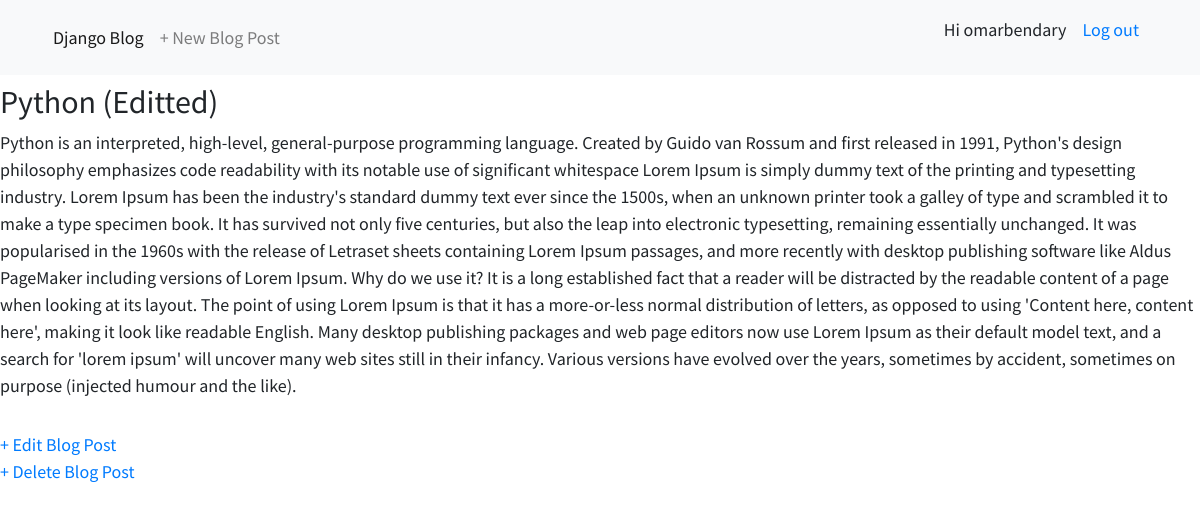
The app's page /post/1/ (signed in) with its own data.
### blog/models.py (models this page shows, shortened)
class Post(models.Model):
    title = models.CharField(max_length=200)
    author = models.ForeignKey("auth.User", on_delete=models.CASCADE)
    body = models.TextField()

### blog/views.py (the view)
# urls.py: path('post/<int:pk>/', BlogDetailView.as_view(), name='post_detail'),
class BlogDetailView(DetailView):
    model = Post
    template_name = 'post_detail.html'

### templates/post_detail.html
{% extends 'base.html' %}
{% block content %}
<div class="post-entry">
    <h2>
        {{post.title}}
    </h2>
    <p>
        {{post.body}}
    </p>
</div>
<a href="{% url 'post_edit' post.pk   %}">
    + Edit Blog Post
</a>
<br>
<a href="{% url 'post_delete' post.pk   %}">
    + Delete Blog Post
</a>
{% endblock content %}

### templates/base.html (shortened to what this page needs)
{% load static %}
<html>
<link rel="stylesheet" href="https://stackpath.bootstrapcdn.com/bootstrap/4.1.3/css/bootstrap.min.css"
>
<head>
    <link rel="stylesheet" href="{% static 'css/base.css' %}">
</head>
<body>
    <nav class="navbar navbar-expand-lg navbar-light bg-light">
        <div class="container">
            <div class="collapse navbar-collapse" id="navbarSupportedContent">
                <ul class="navbar-nav mr-auto">
                    <li class="nav-item active">
                        <a class="nav-link" href="{% url 'home' %}">Django Blog</a>
                    </li>
                    <li class="nav-item">
                        <a class="nav-link" href="{% url 'post_new' %}">+ New Blog Post</a>
                    </li>
                </ul>
                {% if user.is_authenticated %}
                <p>Hi {{user.username}} </p>
                <p><a class="nav-link" href="{% url 'logout' %}"> Log out</a></p>
                {% else %}
                <p>You are not Logged in !</p>
                <p> <a class="nav-link" href="{% url 'login' %}"> Log in</a></p>
                <p> <a class="nav-link" href="{% url 'signup' %}">Sign up</a></p>
                {% endif %}
            </div>
        </div>
    </nav>
    <div>
        {% block content%}
        {% endblock content%}
    </div>
</body>
</html>

### static/css/base.css (style rules this page uses)
body { font-family: 'Source Sans Pro', sans-serif; font-size: 18px; }
.post-entry { margin-bottom: 2rem; }
.post-entry h2 { margin: 0.5rem 0; }
.post-entry p { margin: 0; font-weight: 400; }

### records on screen
Post: title "Python (Editted)", body "Python is an interpreted, high-level, general-purpose programming language. Created by Guido van Rossum and first released in 1991, Python's design philosophy emphasizes code readability with its notable use of significant whitespace Lorem Ipsum is simply dummy text of the printing and typesetting industry. Lorem Ipsum has been the industry's standard dummy text ever since the 1500s, when an unknown printer took a galley of type and scrambled it to make a type specimen book. It has survived not only five centuries, but also the leap into electronic typesetting, remaining essentially unchanged. It was popularised in the 1960s with the release of Letraset sheets containing Lorem Ipsum…"

### other values on screen
{{ user.username }} "omarbendary"
